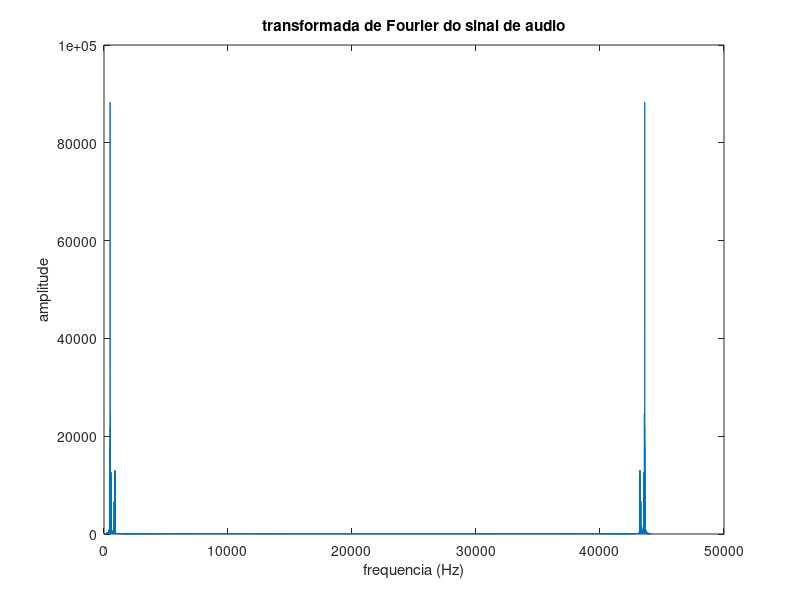

Here is the MATLAB script that generated this plot:
clear;
clc;

sample_rate = 44100;

function wave = generate_note(note, duration, sample_rate)
  frequencies = struct('Si', 493.88, 'Dó', 523.55, 'Ré', 587.33, 'Sol', 783.99, 'Lá', 880.00);
  t = 0:1/sample_rate:duration;
  wave = sin(2*pi*frequencies.(note)*t);
endfunction

notes_seq = {'Si', 0.3, 'Si', 0.3, 'Si', 0.3, 'Si', 0.3, 'Si', 0.3, 'Si', 0.3, 'Si', 0.3, 'Si', 0.3, 'Si', 0.3, 'Ré', 0.3, 'Sol', 0.3, 'Lá', 0.3, 'Si', 0.3, 'Dó', 0.3, 'Dó', 0.3, 'Dó', 0.3, 'Ré', 0.3, 'Dó', 0.3, 'Si', 0.3, 'Si', 0.3, 'Si', 0.3, 'Si', 0.3, 'Lá', 0.3};

full_wave = [];
for i = 1:2:length(notes_seq)-1
  note = notes_seq{i};
  duration = notes_seq{i+1};
  note_wave = generate_note(note, duration, sample_rate);
  full_wave = [full_wave, note_wave];
end

sound(full_wave, sample_rate);

fft_sgnal = fft(full_wave);
amplitude = abs(fft_sgnal);
N = length(full_wave);
frequencies = (0:N-1)*(44100/N);
plot(frequencies, amplitude);
xlabel('frequencia (Hz)');
ylabel('amplitude');
title('transformada de Fourier do sinal de audio');

